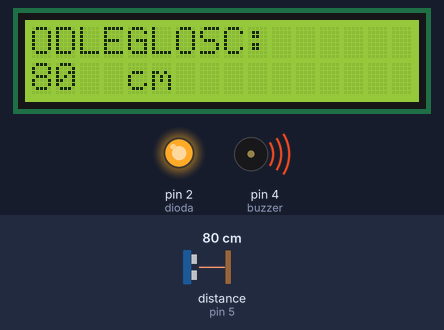
The sketch below on a simulated Arduino Uno, built with avr-gcc and run on an emulated ATmega328P. On the bench: 16×2 character LCD, output pins drawn as LEDs (lit = HIGH), buzzer (waves = sounding, pin HIGH). Wiring (inferred from the names in the program): ultrasonic range finder: trigger pin 6; echo pin 5. The inputs (shaded band) are chosen by the test bench; at power-on: distance to the obstacle (sensor on pin 5) 80 cm. The echo pulse lasts 58.3 µs per cm; pins used as bus, display or sensor lines are not drawn.

Above: at 1.2 s.
1.3 s: distance to the obstacle (sensor on pin 5) set to 12 cm
At 1.9 s:
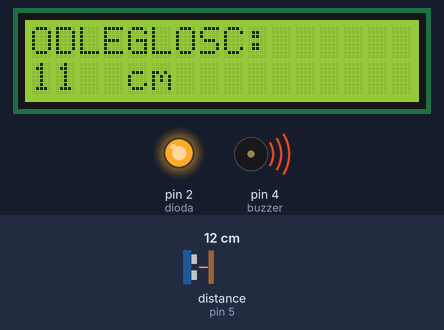
4.3 s: distance to the obstacle (sensor on pin 5) set to 9 cm
At 5.8 s:
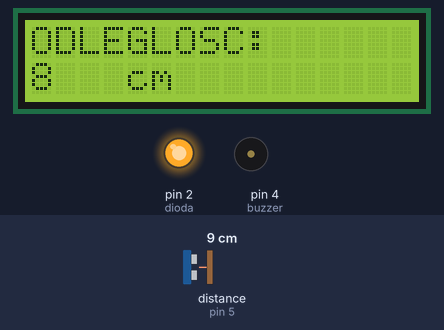
7.3 s: distance to the obstacle (sensor on pin 5) set to 2 cm
At 7.9 s:
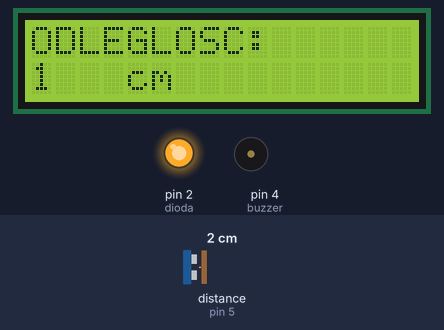
Timing chart, 0 to 10.3 s (numbered marks = the images above; inputs shaded):
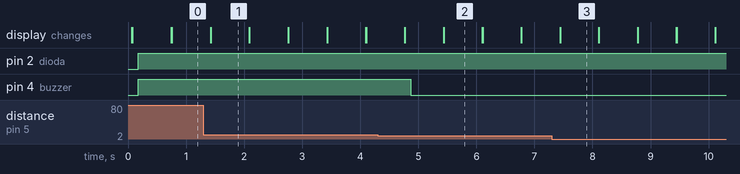

The sketch:

kod.ino
```cpp
#include <LiquidCrystal.h>

#define trigPin 6
#define echoPin 5

// deklaracja portów LCD:
LiquidCrystal lcd (7, 8, 9, 10, 11, 12);

void setup()
{
  Serial.begin(9600);
  pinMode(4, OUTPUT); // buzzer
  pinMode(2, OUTPUT); // dioda
  pinMode(trigPin, OUTPUT); // pin (trigger -> output)
  pinMode(echoPin, INPUT); // pin (echo -> input)
}

void loop()
{
  wyswietlacz();
  zakres(10, 100); // buzzer ON -> obiekt w odleglosci <50 cm, 100 cm>
  delay(500);
}

int zmierzOdleglosc()
{
  long czas; // deklaracja zmiennej czasowej
  long dystans;  // deklaracja zmiennej wyliczającej dystans

  digitalWrite(trigPin, LOW);
  delayMicroseconds(2);
  digitalWrite(trigPin, HIGH);
  delayMicroseconds(10);
  digitalWrite(trigPin, LOW);

  czas = pulseIn(echoPin, HIGH); // odczyt czasu trwania impulsu wysokiego na echopin
  dystans = czas / 58; // 58 to wartość producenta związana z predkością dźwięku

  return dystans;
}

void zakres(int a, int b)
{
  int odleglosc = zmierzOdleglosc();

  if ((odleglosc > a) && (odleglosc < b))
  {
    digitalWrite(4, HIGH);// odpal buzzer
    digitalWrite(2, HIGH); // zapal diode

  }
  else
  {
    digitalWrite(4, LOW);
  }
}

void wyswietlacz()
{
  // wyświetlenie wyniku
  lcd.begin(16,2);
  lcd.clear();
  lcd.setCursor(0,0);
  lcd.print("ODLEGLOSC: ");
  lcd.setCursor(0,1);
  lcd.print(zmierzOdleglosc());
  lcd.setCursor(4,1);
  lcd.print("cm");
  delay(100);
}
```

Measured:
- the behaviour switches between 11 and 10 cm on distance to the obstacle (sensor on pin 5) (found by bisection; images 1 and 2)
- after the input at 1.3 s, the display: first differs from a run without the input after 0.12 s (image 1)
- after the input at 4.3 s, pin 4 (buzzer): HIGH → LOW after 0.57 s; the display: first differs from a run without the input after 0.47 s (image 2)
- after the input at 7.3 s, the display: first differs from a run without the input after 0.14 s (image 3)
- what the display in image 1 shows lasts 0.7 s, from 1.4 s to 2.1 s
